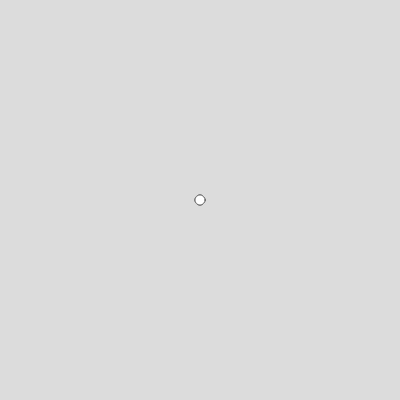
Frame 1 (no input)
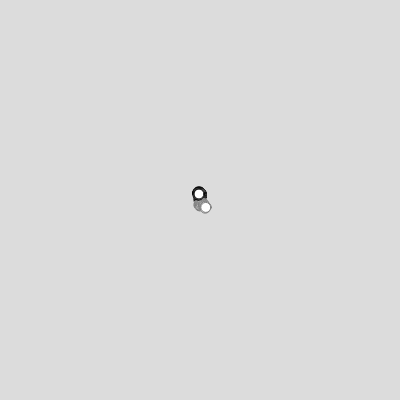
Frame 60 (no input)
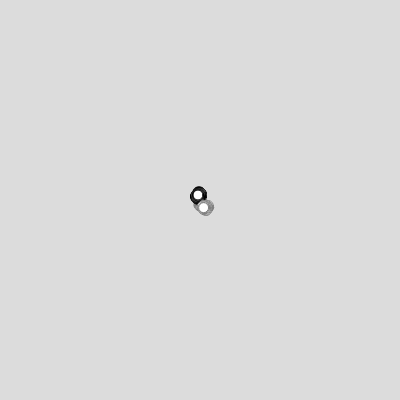
Frame 120 (the mouse pressed at the canvas centre since frame 60)

The p5.js sketch that drew these frames (run headless with seeded random() and noise() and a simulated clock; from frame 60 on, the mouse is pressed at the canvas centre):

// p5.js sketch
// ── sketch.js
let w;
let notRandom;


function setup() {
  createCanvas(400, 400);
  background(220);
  w = new Walker();
  notRandom = new Walker();
  notRandom.color = 255 / 2;
}

function draw() {
  w.show();
  w.step();
  notRandom.show();
  notRandom.stepDownAndRight()
}

class Walker {
  constructor() {
    this.x = width / 2;
    this.y = height / 2;
    this.color = 0
  }

  show() {
    stroke(this.color);
    circle(this.x, this.y, 10)
    // strokeWeight(5);
    // point(this.x, this.y);
  }

  step() {
    let choice = floor(random(4))
    if (choice === 1) {
      this.x += 1;
    } else if (choice === 2) {
      this.x -= 1;
    } else if (choice === 3) {
      this.y += 1;
    } else {
      this.y -= 1;
    }
  }

  stepDownAndRight() {
    this.x += random(-1, 1.1);
    this.y += random(-1, 1.1);
  }
}
